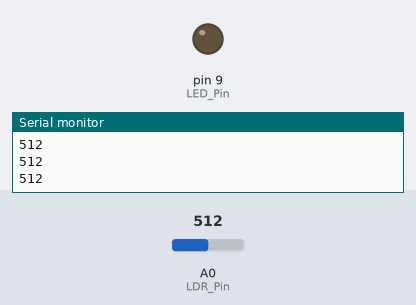
The sketch below on a simulated Arduino Uno, built with avr-gcc and run on an emulated ATmega328P. Shown: output pins drawn as LEDs (lit = HIGH), the last lines printed to the serial monitor. Inputs (shaded band) come from the test bench; at power-on: A0 (LDR_Pin) = 512.

Above: at 1.3 s.
1.4 s: A0 (LDR_Pin) set to 489
At 2.7 s:
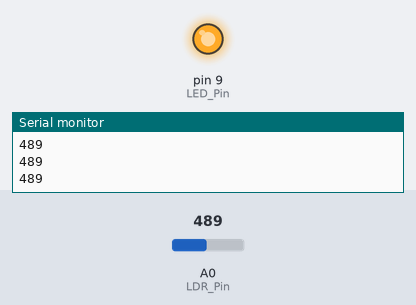
3.0 s: A0 (LDR_Pin) set to 510
At 4.0 s:
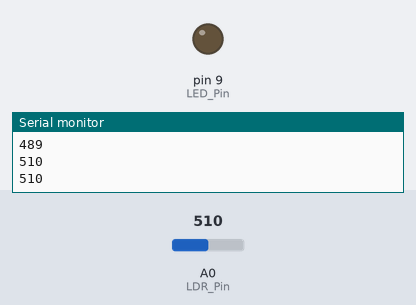
4.5 s: A0 (LDR_Pin) set to 490
At 5.1 s:
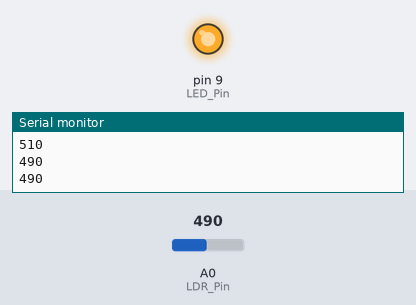
Timing chart, 0 to 7.5 s (numbered marks = the images above; inputs shaded):
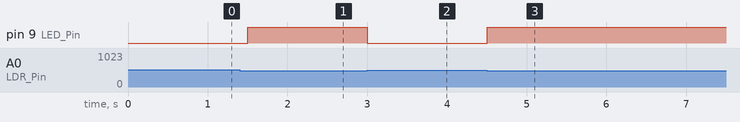

Measured:
- the behaviour switches between 500 and 499 on A0 (LDR_Pin) (found by bisection; images 0 and 1)
- after the input at 1.4 s, pin 9 (LED_Pin): LOW → HIGH after 0.10 s
- after the input at 3.0 s, pin 9 (LED_Pin): HIGH → LOW at once
- after the input at 4.5 s, pin 9 (LED_Pin): LOW → HIGH at once

The sketch:

sketch_detector.ino
```cpp
// Define the pins
int LDR_Pin = A0;  // LDR connected to Analog Pin A0
int LED_Pin = 9;    // LED connected to Digital Pin 9

void setup() {
  pinMode(LED_Pin, OUTPUT);  // Set LED pin as OUTPUT
  Serial.begin(9600);        // Start Serial Monitor for debugging
}

void loop() {
  int lightValue = analogRead(LDR_Pin); // Read the light level
  Serial.println(lightValue); // Print the value to Serial Monitor

  if (lightValue < 500) {  // Adjust this value based on your lighting condition
    digitalWrite(LED_Pin, HIGH);  // Turn LED ON in darkness
  } else {
    digitalWrite(LED_Pin, LOW);   // Turn LED OFF in brightness
  }

  delay(500); // Small delay to stabilize readings
}
```
